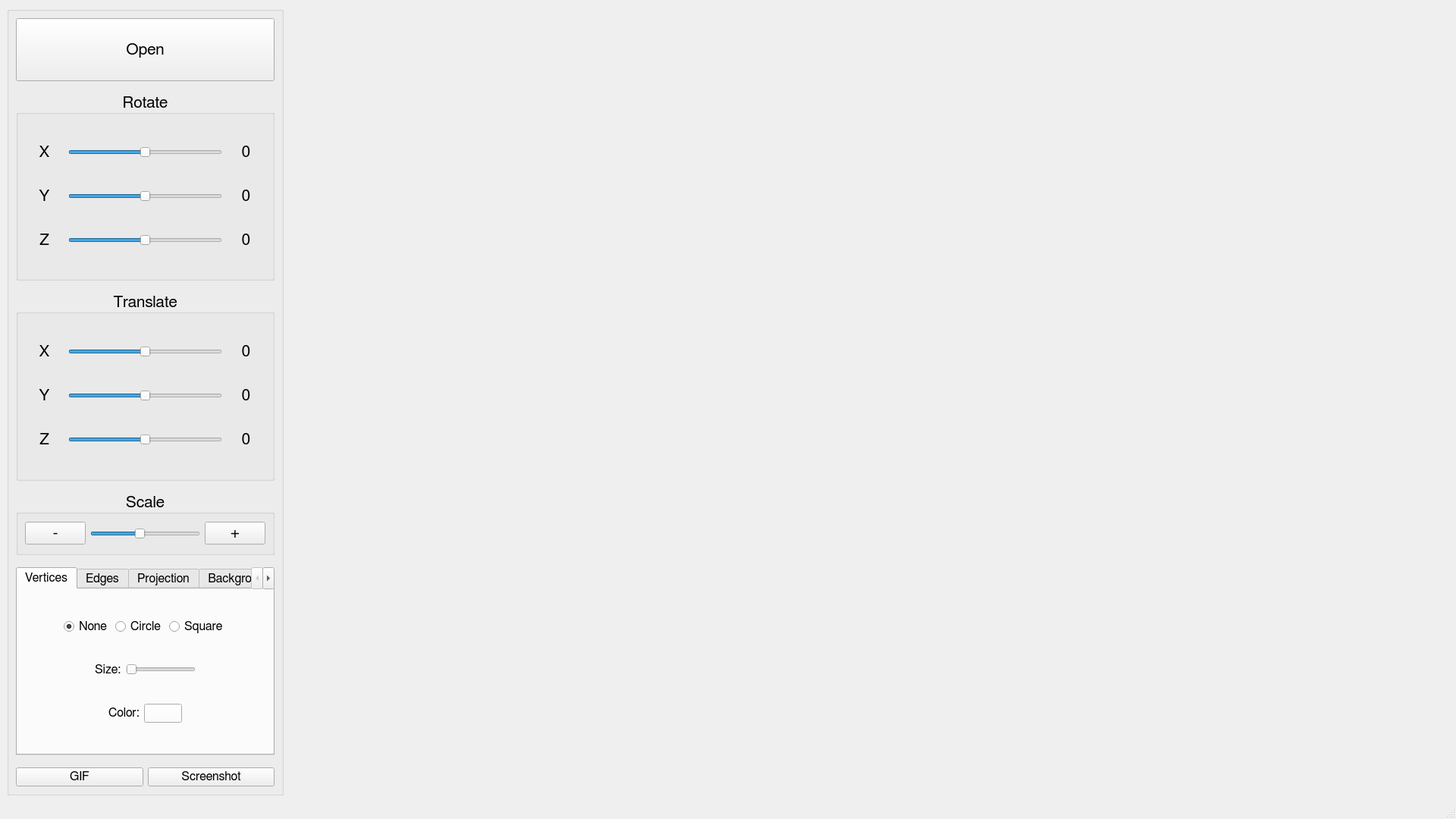
<?xml version="1.0" encoding="UTF-8"?>
<ui version="4.0">
 <class>MainWindow</class>
 <widget class="QMainWindow" name="MainWindow">
  <property name="geometry">
   <rect>
    <x>0</x>
    <y>0</y>
    <width>1920</width>
    <height>1080</height>
   </rect>
  </property>
  <property name="maximumSize">
   <size>
    <width>3840</width>
    <height>2160</height>
   </size>
  </property>
  <property name="font">
   <font>
    <family>FreeSans</family>
    <pointsize>12</pointsize>
   </font>
  </property>
  <property name="windowTitle">
   <string>3DViewer</string>
  </property>
  <widget class="QWidget" name="centralwidget">
   <property name="minimumSize">
    <size>
     <width>0</width>
     <height>0</height>
    </size>
   </property>
   <property name="maximumSize">
    <size>
     <width>3840</width>
     <height>2160</height>
    </size>
   </property>
   <property name="font">
    <font>
     <family>FreeSans</family>
     <pointsize>16</pointsize>
    </font>
   </property>
   <property name="mouseTracking">
    <bool>false</bool>
   </property>
   <layout class="QGridLayout" name="gridLayout_2" columnstretch="1,0">
    <item row="0" column="1">
     <layout class="QVBoxLayout" name="rightPannel">
      <item>
       <widget class="OGLWidget" name="OGLW" native="true">
        <property name="minimumSize">
         <size>
          <width>640</width>
          <height>480</height>
         </size>
        </property>
        <property name="mouseTracking">
         <bool>false</bool>
        </property>
       </widget>
      </item>
     </layout>
    </item>
    <item row="0" column="0">
     <widget class="QGroupBox" name="groupBox">
      <property name="sizePolicy">
       <sizepolicy hsizetype="Fixed" vsizetype="Preferred">
        <horstretch>0</horstretch>
        <verstretch>0</verstretch>
       </sizepolicy>
      </property>
      <property name="minimumSize">
       <size>
        <width>365</width>
        <height>840</height>
       </size>
      </property>
      <property name="maximumSize">
       <size>
        <width>365</width>
        <height>2160</height>
       </size>
      </property>
      <property name="title">
       <string/>
      </property>
      <layout class="QVBoxLayout" name="leftPannel" stretch="1,0,3,0,3,0,1,0,3,0,1">
       <property name="sizeConstraint">
        <enum>QLayout::SetDefaultConstraint</enum>
       </property>
       <item>
        <widget class="QPushButton" name="openButton">
         <property name="sizePolicy">
          <sizepolicy hsizetype="Preferred" vsizetype="Preferred">
           <horstretch>0</horstretch>
           <verstretch>0</verstretch>
          </sizepolicy>
         </property>
         <property name="text">
          <string>Open</string>
         </property>
        </widget>
       </item>
       <item>
        <spacer name="verticalSpacer">
         <property name="orientation">
          <enum>Qt::Vertical</enum>
         </property>
         <property name="sizeHint" stdset="0">
          <size>
           <width>20</width>
           <height>10</height>
          </size>
         </property>
        </spacer>
       </item>
       <item>
        <widget class="QGroupBox" name="rotateBox">
         <property name="title">
          <string>Rotate</string>
         </property>
         <property name="alignment">
          <set>Qt::AlignCenter</set>
         </property>
         <layout class="QGridLayout" name="gridLayout_8" columnstretch="1,4,1">
          <item row="0" column="2">
           <widget class="QLabel" name="rotateXValue">
            <property name="text">
             <string>0</string>
            </property>
            <property name="alignment">
             <set>Qt::AlignCenter</set>
            </property>
           </widget>
          </item>
          <item row="1" column="0">
           <widget class="QLabel" name="rotateYLabel">
            <property name="text">
             <string>Y</string>
            </property>
            <property name="alignment">
             <set>Qt::AlignCenter</set>
            </property>
           </widget>
          </item>
          <item row="0" column="0">
           <widget class="QLabel" name="rotateXLabel">
            <property name="text">
             <string>X</string>
            </property>
            <property name="alignment">
             <set>Qt::AlignCenter</set>
            </property>
           </widget>
          </item>
          <item row="2" column="1">
           <widget class="QSlider" name="rotateZ">
            <property name="minimum">
             <number>-360</number>
            </property>
            <property name="maximum">
             <number>360</number>
            </property>
            <property name="singleStep">
             <number>0</number>
            </property>
            <property name="orientation">
             <enum>Qt::Horizontal</enum>
            </property>
           </widget>
          </item>
          <item row="0" column="1">
           <widget class="QSlider" name="rotateX">
            <property name="minimum">
             <number>-360</number>
            </property>
            <property name="maximum">
             <number>360</number>
            </property>
            <property name="singleStep">
             <number>0</number>
            </property>
            <property name="orientation">
             <enum>Qt::Horizontal</enum>
            </property>
           </widget>
          </item>
          <item row="2" column="2">
           <widget class="QLabel" name="rotateZValue">
            <property name="text">
             <string>0</string>
            </property>
            <property name="alignment">
             <set>Qt::AlignCenter</set>
            </property>
           </widget>
          </item>
          <item row="1" column="1">
           <widget class="QSlider" name="rotateY">
            <property name="minimum">
             <number>-360</number>
            </property>
            <property name="maximum">
             <number>360</number>
            </property>
            <property name="singleStep">
             <number>0</number>
            </property>
            <property name="orientation">
             <enum>Qt::Horizontal</enum>
            </property>
           </widget>
          </item>
          <item row="2" column="0">
           <widget class="QLabel" name="rotateZLabel">
            <property name="text">
             <string>Z</string>
            </property>
            <property name="alignment">
             <set>Qt::AlignCenter</set>
            </property>
           </widget>
          </item>
          <item row="1" column="2">
           <widget class="QLabel" name="rotateYValue">
            <property name="text">
             <string>0</string>
            </property>
            <property name="alignment">
             <set>Qt::AlignCenter</set>
            </property>
           </widget>
          </item>
         </layout>
        </widget>
       </item>
       <item>
        <spacer name="verticalSpacer_2">
         <property name="orientation">
          <enum>Qt::Vertical</enum>
         </property>
         <property name="sizeHint" stdset="0">
          <size>
           <width>20</width>
           <height>10</height>
          </size>
         </property>
        </spacer>
       </item>
       <item>
        <widget class="QGroupBox" name="translateBox">
         <property name="font">
          <font>
           <family>FreeSans</family>
           <pointsize>16</pointsize>
          </font>
         </property>
         <property name="title">
          <string>Translate</string>
         </property>
         <property name="alignment">
          <set>Qt::AlignCenter</set>
         </property>
         <layout class="QGridLayout" name="gridLayout_6" columnstretch="1,4,1">
          <item row="2" column="0">
           <widget class="QLabel" name="translateZLabel">
            <property name="text">
             <string>Z</string>
            </property>
            <property name="alignment">
             <set>Qt::AlignCenter</set>
            </property>
           </widget>
          </item>
          <item row="0" column="2">
           <widget class="QLabel" name="translateXValue">
            <property name="text">
             <string>0</string>
            </property>
            <property name="alignment">
             <set>Qt::AlignCenter</set>
            </property>
           </widget>
          </item>
          <item row="2" column="1">
           <widget class="QSlider" name="translateZ">
            <property name="minimum">
             <number>-360</number>
            </property>
            <property name="maximum">
             <number>360</number>
            </property>
            <property name="singleStep">
             <number>0</number>
            </property>
            <property name="value">
             <number>0</number>
            </property>
            <property name="orientation">
             <enum>Qt::Horizontal</enum>
            </property>
           </widget>
          </item>
          <item row="2" column="2">
           <widget class="QLabel" name="translateZValue">
            <property name="text">
             <string>0</string>
            </property>
            <property name="alignment">
             <set>Qt::AlignCenter</set>
            </property>
           </widget>
          </item>
          <item row="1" column="0">
           <widget class="QLabel" name="translateYLabel">
            <property name="text">
             <string>Y</string>
            </property>
            <property name="alignment">
             <set>Qt::AlignCenter</set>
            </property>
           </widget>
          </item>
          <item row="1" column="2">
           <widget class="QLabel" name="translateYValue">
            <property name="text">
             <string>0</string>
            </property>
            <property name="alignment">
             <set>Qt::AlignCenter</set>
            </property>
           </widget>
          </item>
          <item row="1" column="1">
           <widget class="QSlider" name="translateY">
            <property name="minimum">
             <number>-360</number>
            </property>
            <property name="maximum">
             <number>360</number>
            </property>
            <property name="singleStep">
             <number>0</number>
            </property>
            <property name="value">
             <number>0</number>
            </property>
            <property name="orientation">
             <enum>Qt::Horizontal</enum>
            </property>
           </widget>
          </item>
          <item row="0" column="1">
           <widget class="QSlider" name="translateX">
            <property name="minimum">
             <number>-360</number>
            </property>
            <property name="maximum">
             <number>360</number>
            </property>
            <property name="singleStep">
             <number>0</number>
            </property>
            <property name="value">
             <number>0</number>
            </property>
            <property name="orientation">
             <enum>Qt::Horizontal</enum>
            </property>
           </widget>
          </item>
          <item row="0" column="0">
           <widget class="QLabel" name="translateXLabel">
            <property name="text">
             <string>X</string>
            </property>
            <property name="alignment">
             <set>Qt::AlignCenter</set>
            </property>
           </widget>
          </item>
         </layout>
        </widget>
       </item>
       <item>
        <spacer name="verticalSpacer_3">
         <property name="orientation">
          <enum>Qt::Vertical</enum>
         </property>
         <property name="sizeHint" stdset="0">
          <size>
           <width>20</width>
           <height>10</height>
          </size>
         </property>
        </spacer>
       </item>
       <item>
        <widget class="QGroupBox" name="scaleBox">
         <property name="title">
          <string>Scale</string>
         </property>
         <property name="alignment">
          <set>Qt::AlignCenter</set>
         </property>
         <layout class="QHBoxLayout" name="horizontalLayout_10" stretch="1,4,1">
          <item>
           <widget class="QPushButton" name="zoomOut">
            <property name="text">
             <string>-</string>
            </property>
           </widget>
          </item>
          <item>
           <widget class="QSlider" name="scaleSlider">
            <property name="minimum">
             <number>1</number>
            </property>
            <property name="maximum">
             <number>10</number>
            </property>
            <property name="pageStep">
             <number>1</number>
            </property>
            <property name="value">
             <number>5</number>
            </property>
            <property name="orientation">
             <enum>Qt::Horizontal</enum>
            </property>
           </widget>
          </item>
          <item>
           <widget class="QPushButton" name="zoomIn">
            <property name="text">
             <string>+</string>
            </property>
           </widget>
          </item>
         </layout>
        </widget>
       </item>
       <item>
        <spacer name="verticalSpacer_4">
         <property name="orientation">
          <enum>Qt::Vertical</enum>
         </property>
         <property name="sizeHint" stdset="0">
          <size>
           <width>20</width>
           <height>10</height>
          </size>
         </property>
        </spacer>
       </item>
       <item>
        <widget class="QTabWidget" name="settingsTab">
         <property name="font">
          <font>
           <family>FreeSans</family>
           <pointsize>12</pointsize>
          </font>
         </property>
         <property name="currentIndex">
          <number>0</number>
         </property>
         <property name="tabBarAutoHide">
          <bool>false</bool>
         </property>
         <widget class="QWidget" name="verticesSettings">
          <attribute name="title">
           <string>Vertices</string>
          </attribute>
          <layout class="QVBoxLayout" name="verticalLayout">
           <item>
            <layout class="QHBoxLayout" name="verticesTypeLayout">
             <item>
              <spacer name="horizontalSpacer">
               <property name="orientation">
                <enum>Qt::Horizontal</enum>
               </property>
               <property name="sizeHint" stdset="0">
                <size>
                 <width>40</width>
                 <height>20</height>
                </size>
               </property>
              </spacer>
             </item>
             <item>
              <widget class="QRadioButton" name="verticesNoneRadio">
               <property name="font">
                <font>
                 <family>FreeSans</family>
                 <pointsize>12</pointsize>
                </font>
               </property>
               <property name="text">
                <string>None</string>
               </property>
               <property name="checked">
                <bool>true</bool>
               </property>
              </widget>
             </item>
             <item>
              <widget class="QRadioButton" name="verticesCircleRadio">
               <property name="font">
                <font>
                 <family>FreeSans</family>
                 <pointsize>12</pointsize>
                </font>
               </property>
               <property name="text">
                <string>Circle</string>
               </property>
              </widget>
             </item>
             <item>
              <widget class="QRadioButton" name="verticesSquareRadio">
               <property name="font">
                <font>
                 <family>FreeSans</family>
                 <pointsize>12</pointsize>
                </font>
               </property>
               <property name="text">
                <string>Square</string>
               </property>
              </widget>
             </item>
             <item>
              <spacer name="horizontalSpacer_2">
               <property name="orientation">
                <enum>Qt::Horizontal</enum>
               </property>
               <property name="sizeHint" stdset="0">
                <size>
                 <width>40</width>
                 <height>20</height>
                </size>
               </property>
              </spacer>
             </item>
            </layout>
           </item>
           <item>
            <layout class="QHBoxLayout" name="verticesSizeLayout" stretch="0,0,0,0">
             <item>
              <spacer name="horizontalSpacer_3">
               <property name="orientation">
                <enum>Qt::Horizontal</enum>
               </property>
               <property name="sizeHint" stdset="0">
                <size>
                 <width>40</width>
                 <height>20</height>
                </size>
               </property>
              </spacer>
             </item>
             <item>
              <widget class="QLabel" name="verticesSizeLabel">
               <property name="font">
                <font>
                 <family>FreeSans</family>
                 <pointsize>12</pointsize>
                </font>
               </property>
               <property name="text">
                <string>Size:</string>
               </property>
              </widget>
             </item>
             <item>
              <widget class="QSlider" name="verticesSizeSlider">
               <property name="orientation">
                <enum>Qt::Horizontal</enum>
               </property>
              </widget>
             </item>
             <item>
              <spacer name="horizontalSpacer_4">
               <property name="orientation">
                <enum>Qt::Horizontal</enum>
               </property>
               <property name="sizeHint" stdset="0">
                <size>
                 <width>40</width>
                 <height>20</height>
                </size>
               </property>
              </spacer>
             </item>
            </layout>
           </item>
           <item>
            <layout class="QHBoxLayout" name="verticesColorLayout">
             <item>
              <spacer name="horizontalSpacer_5">
               <property name="orientation">
                <enum>Qt::Horizontal</enum>
               </property>
               <property name="sizeHint" stdset="0">
                <size>
                 <width>40</width>
                 <height>20</height>
                </size>
               </property>
              </spacer>
             </item>
             <item>
              <widget class="QLabel" name="verticesColorLabel">
               <property name="font">
                <font>
                 <family>FreeSans</family>
                 <pointsize>12</pointsize>
                </font>
               </property>
               <property name="text">
                <string>Color:</string>
               </property>
              </widget>
             </item>
             <item>
              <widget class="QPushButton" name="verticesColorButton">
               <property name="palette">
                <palette>
                 <active>
                  <colorrole role="Button">
                   <brush brushstyle="SolidPattern">
                    <color alpha="255">
                     <red>255</red>
                     <green>255</green>
                     <blue>255</blue>
                    </color>
                   </brush>
                  </colorrole>
                 </active>
                 <inactive>
                  <colorrole role="Button">
                   <brush brushstyle="SolidPattern">
                    <color alpha="255">
                     <red>255</red>
                     <green>255</green>
                     <blue>255</blue>
                    </color>
                   </brush>
                  </colorrole>
                 </inactive>
                 <disabled>
                  <colorrole role="Button">
                   <brush brushstyle="SolidPattern">
                    <color alpha="255">
                     <red>255</red>
                     <green>255</green>
                     <blue>255</blue>
                    </color>
                   </brush>
                  </colorrole>
                 </disabled>
                </palette>
               </property>
               <property name="font">
                <font>
                 <family>FreeSans</family>
                 <pointsize>12</pointsize>
                </font>
               </property>
               <property name="text">
                <string/>
               </property>
              </widget>
             </item>
             <item>
              <spacer name="horizontalSpacer_6">
               <property name="orientation">
                <enum>Qt::Horizontal</enum>
               </property>
               <property name="sizeHint" stdset="0">
                <size>
                 <width>40</width>
                 <height>20</height>
                </size>
               </property>
              </spacer>
             </item>
            </layout>
           </item>
          </layout>
         </widget>
         <widget class="QWidget" name="edgesSettings">
          <attribute name="title">
           <string>Edges</string>
          </attribute>
          <layout class="QVBoxLayout" name="verticalLayout_2">
           <item>
            <layout class="QHBoxLayout" name="edgesTypeSettings">
             <item>
              <spacer name="horizontalSpacer_7">
               <property name="orientation">
                <enum>Qt::Horizontal</enum>
               </property>
               <property name="sizeHint" stdset="0">
                <size>
                 <width>40</width>
                 <height>20</height>
                </size>
               </property>
              </spacer>
             </item>
             <item>
              <widget class="QRadioButton" name="edgesSolidRadio">
               <property name="font">
                <font>
                 <family>FreeSans</family>
                 <pointsize>12</pointsize>
                </font>
               </property>
               <property name="text">
                <string>Solid</string>
               </property>
               <property name="checked">
                <bool>true</bool>
               </property>
              </widget>
             </item>
             <item>
              <widget class="QRadioButton" name="edgesDashesRadio">
               <property name="font">
                <font>
                 <family>FreeSans</family>
                 <pointsize>12</pointsize>
                </font>
               </property>
               <property name="text">
                <string>Dashes</string>
               </property>
              </widget>
             </item>
             <item>
              <spacer name="horizontalSpacer_8">
               <property name="orientation">
                <enum>Qt::Horizontal</enum>
               </property>
               <property name="sizeHint" stdset="0">
                <size>
                 <width>40</width>
                 <height>20</height>
                </size>
               </property>
              </spacer>
             </item>
            </layout>
           </item>
           <item>
            <layout class="QHBoxLayout" name="edgesThicknessLayout" stretch="0,0,0,0">
             <item>
              <spacer name="horizontalSpacer_12">
               <property name="orientation">
                <enum>Qt::Horizontal</enum>
               </property>
               <property name="sizeHint" stdset="0">
                <size>
                 <width>40</width>
                 <height>20</height>
                </size>
               </property>
              </spacer>
             </item>
             <item>
              <widget class="QLabel" name="edgesThicknessLabel">
               <property name="font">
                <font>
                 <family>FreeSans</family>
                 <pointsize>12</pointsize>
                </font>
               </property>
               <property name="text">
                <string>Thickness:</string>
               </property>
              </widget>
             </item>
             <item>
              <widget class="QSlider" name="edgesThicknessSlider">
               <property name="minimum">
                <number>1</number>
               </property>
               <property name="maximum">
                <number>10</number>
               </property>
               <property name="value">
                <number>1</number>
               </property>
               <property name="orientation">
                <enum>Qt::Horizontal</enum>
               </property>
              </widget>
             </item>
             <item>
              <spacer name="horizontalSpacer_11">
               <property name="orientation">
                <enum>Qt::Horizontal</enum>
               </property>
               <property name="sizeHint" stdset="0">
                <size>
                 <width>40</width>
                 <height>20</height>
                </size>
               </property>
              </spacer>
             </item>
            </layout>
           </item>
           <item>
            <layout class="QHBoxLayout" name="edgesColorLayout">
             <item>
              <spacer name="horizontalSpacer_10">
               <property name="orientation">
                <enum>Qt::Horizontal</enum>
               </property>
               <property name="sizeHint" stdset="0">
                <size>
                 <width>40</width>
                 <height>20</height>
                </size>
               </property>
              </spacer>
             </item>
             <item>
              <widget class="QLabel" name="edgesColorLabel">
               <property name="font">
                <font>
                 <family>FreeSans</family>
                 <pointsize>12</pointsize>
                </font>
               </property>
               <property name="text">
                <string>Color:</string>
               </property>
              </widget>
             </item>
             <item>
              <widget class="QPushButton" name="edgesColorButton">
               <property name="palette">
                <palette>
                 <active>
                  <colorrole role="Button">
                   <brush brushstyle="SolidPattern">
                    <color alpha="255">
                     <red>255</red>
                     <green>255</green>
                     <blue>255</blue>
                    </color>
                   </brush>
                  </colorrole>
                 </active>
                 <inactive>
                  <colorrole role="Button">
                   <brush brushstyle="SolidPattern">
                    <color alpha="255">
                     <red>255</red>
                     <green>255</green>
                     <blue>255</blue>
                    </color>
                   </brush>
                  </colorrole>
                 </inactive>
                 <disabled>
                  <colorrole role="Button">
                   <brush brushstyle="SolidPattern">
                    <color alpha="255">
                     <red>255</red>
                     <green>255</green>
                     <blue>255</blue>
                    </color>
                   </brush>
                  </colorrole>
                 </disabled>
                </palette>
               </property>
               <property name="font">
                <font>
                 <family>FreeSans</family>
                 <pointsize>12</pointsize>
                </font>
               </property>
               <property name="text">
                <string/>
               </property>
              </widget>
             </item>
             <item>
              <spacer name="horizontalSpacer_20">
               <property name="orientation">
                <enum>Qt::Horizontal</enum>
               </property>
               <property name="sizeHint" stdset="0">
                <size>
                 <width>40</width>
                 <height>20</height>
                </size>
               </property>
              </spacer>
             </item>
            </layout>
           </item>
          </layout>
         </widget>
         <widget class="QWidget" name="projectionSettings">
          <attribute name="title">
           <string>Projection</string>
          </attribute>
          <layout class="QVBoxLayout" name="verticalLayout_3">
           <item>
            <layout class="QHBoxLayout" name="projectionLayout">
             <item>
              <spacer name="horizontalSpacer_14">
               <property name="orientation">
                <enum>Qt::Horizontal</enum>
               </property>
               <property name="sizeHint" stdset="0">
                <size>
                 <width>40</width>
                 <height>20</height>
                </size>
               </property>
              </spacer>
             </item>
             <item>
              <widget class="QRadioButton" name="projectionParallelRadio">
               <property name="font">
                <font>
                 <family>FreeSans</family>
                 <pointsize>12</pointsize>
                </font>
               </property>
               <property name="text">
                <string>Parallel</string>
               </property>
               <property name="checked">
                <bool>true</bool>
               </property>
              </widget>
             </item>
             <item>
              <widget class="QRadioButton" name="projectionCentralRadio">
               <property name="font">
                <font>
                 <family>FreeSans</family>
                 <pointsize>12</pointsize>
                </font>
               </property>
               <property name="text">
                <string>Central</string>
               </property>
               <property name="checked">
                <bool>false</bool>
               </property>
              </widget>
             </item>
             <item>
              <spacer name="horizontalSpacer_15">
               <property name="orientation">
                <enum>Qt::Horizontal</enum>
               </property>
               <property name="sizeHint" stdset="0">
                <size>
                 <width>40</width>
                 <height>20</height>
                </size>
               </property>
              </spacer>
             </item>
            </layout>
           </item>
           <item>
            <layout class="QHBoxLayout" name="horizontalLayout_2"/>
           </item>
           <item>
            <layout class="QHBoxLayout" name="horizontalLayout_3"/>
           </item>
          </layout>
         </widget>
         <widget class="QWidget" name="backgroundSettings">
          <attribute name="title">
           <string>Background</string>
          </attribute>
          <layout class="QVBoxLayout" name="verticalLayout_4">
           <item>
            <layout class="QHBoxLayout" name="backgroundSettingsLayout">
             <item>
              <spacer name="horizontalSpacer_16">
               <property name="orientation">
                <enum>Qt::Horizontal</enum>
               </property>
               <property name="sizeHint" stdset="0">
                <size>
                 <width>40</width>
                 <height>20</height>
                </size>
               </property>
              </spacer>
             </item>
             <item>
              <widget class="QLabel" name="backgroundColorLabel">
               <property name="font">
                <font>
                 <family>FreeSans</family>
                 <pointsize>12</pointsize>
                </font>
               </property>
               <property name="text">
                <string>Color:</string>
               </property>
              </widget>
             </item>
             <item>
              <widget class="QPushButton" name="backgroundColorButton">
               <property name="palette">
                <palette>
                 <active>
                  <colorrole role="Button">
                   <brush brushstyle="SolidPattern">
                    <color alpha="255">
                     <red>0</red>
                     <green>0</green>
                     <blue>0</blue>
                    </color>
                   </brush>
                  </colorrole>
                 </active>
                 <inactive>
                  <colorrole role="Button">
                   <brush brushstyle="SolidPattern">
                    <color alpha="255">
                     <red>0</red>
                     <green>0</green>
                     <blue>0</blue>
                    </color>
                   </brush>
                  </colorrole>
                 </inactive>
                 <disabled>
                  <colorrole role="Button">
                   <brush brushstyle="SolidPattern">
                    <color alpha="255">
                     <red>0</red>
                     <green>0</green>
                     <blue>0</blue>
                    </color>
                   </brush>
                  </colorrole>
                 </disabled>
                </palette>
               </property>
               <property name="font">
                <font>
                 <family>FreeSans</family>
                 <pointsize>12</pointsize>
                </font>
               </property>
               <property name="text">
                <string/>
               </property>
              </widget>
             </item>
             <item>
              <spacer name="horizontalSpacer_17">
               <property name="orientation">
                <enum>Qt::Horizontal</enum>
               </property>
               <property name="sizeHint" stdset="0">
                <size>
                 <width>40</width>
                 <height>20</height>
                </size>
               </property>
              </spacer>
             </item>
            </layout>
           </item>
          </layout>
         </widget>
         <widget class="QWidget" name="otherSettings">
          <attribute name="title">
           <string>Other</string>
          </attribute>
          <layout class="QVBoxLayout" name="verticalLayout_5">
           <item>
            <layout class="QHBoxLayout" name="resetLayout">
             <item>
              <spacer name="horizontalSpacer_19">
               <property name="orientation">
                <enum>Qt::Horizontal</enum>
               </property>
               <property name="sizeHint" stdset="0">
                <size>
                 <width>40</width>
                 <height>20</height>
                </size>
               </property>
              </spacer>
             </item>
             <item>
              <widget class="QPushButton" name="resetSettingsButton">
               <property name="font">
                <font>
                 <family>FreeSans</family>
                 <pointsize>12</pointsize>
                </font>
               </property>
               <property name="text">
                <string>Reset </string>
               </property>
              </widget>
             </item>
             <item>
              <spacer name="horizontalSpacer_18">
               <property name="orientation">
                <enum>Qt::Horizontal</enum>
               </property>
               <property name="sizeHint" stdset="0">
                <size>
                 <width>40</width>
                 <height>20</height>
                </size>
               </property>
              </spacer>
             </item>
            </layout>
           </item>
          </layout>
         </widget>
        </widget>
       </item>
       <item>
        <spacer name="verticalSpacer_5">
         <property name="orientation">
          <enum>Qt::Vertical</enum>
         </property>
         <property name="sizeHint" stdset="0">
          <size>
           <width>20</width>
           <height>10</height>
          </size>
         </property>
        </spacer>
       </item>
       <item>
        <layout class="QHBoxLayout" name="screenBox">
         <item>
          <widget class="QPushButton" name="gifButton">
           <property name="font">
            <font>
             <family>FreeSans</family>
             <pointsize>12</pointsize>
            </font>
           </property>
           <property name="text">
            <string>GIF</string>
           </property>
          </widget>
         </item>
         <item>
          <widget class="QPushButton" name="screenshotButton">
           <property name="font">
            <font>
             <family>FreeSans</family>
             <pointsize>12</pointsize>
            </font>
           </property>
           <property name="text">
            <string>Screenshot</string>
           </property>
          </widget>
         </item>
        </layout>
       </item>
      </layout>
     </widget>
    </item>
   </layout>
  </widget>
  <widget class="QStatusBar" name="statusbar"/>
 </widget>
 <customwidgets>
  <customwidget>
   <class>OGLWidget</class>
   <extends>QWidget</extends>
   <header>oglwidget.h</header>
   <container>1</container>
  </customwidget>
 </customwidgets>
 <resources/>
 <connections/>
</ui>
